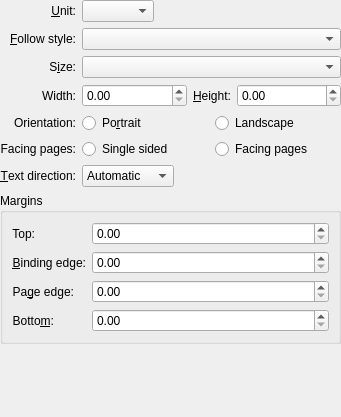
<?xml version="1.0" encoding="UTF-8"?>
<ui version="4.0">
 <class>KoPageLayoutWidget</class>
 <widget class="QWidget" name="KoPageLayoutWidget">
  <property name="geometry">
   <rect>
    <x>0</x>
    <y>0</y>
    <width>341</width>
    <height>417</height>
   </rect>
  </property>
  <layout class="QVBoxLayout">
   <property name="leftMargin">
    <number>0</number>
   </property>
   <property name="topMargin">
    <number>0</number>
   </property>
   <property name="rightMargin">
    <number>0</number>
   </property>
   <property name="bottomMargin">
    <number>0</number>
   </property>
   <item>
    <layout class="QGridLayout" name="gridLayout" columnstretch="0,1,1">
     <property name="leftMargin">
      <number>0</number>
     </property>
     <property name="topMargin">
      <number>0</number>
     </property>
     <property name="rightMargin">
      <number>0</number>
     </property>
     <property name="bottomMargin">
      <number>0</number>
     </property>
     <item row="0" column="0">
      <widget class="QLabel" name="unitsLabel">
       <property name="text">
        <string>&amp;Unit:</string>
       </property>
       <property name="alignment">
        <set>Qt::AlignRight|Qt::AlignTrailing|Qt::AlignVCenter</set>
       </property>
       <property name="buddy">
        <cstring>units</cstring>
       </property>
      </widget>
     </item>
     <item row="0" column="1" colspan="2">
      <widget class="QComboBox" name="units">
       <property name="sizePolicy">
        <sizepolicy hsizetype="Fixed" vsizetype="Fixed">
         <horstretch>0</horstretch>
         <verstretch>0</verstretch>
        </sizepolicy>
       </property>
      </widget>
     </item>
     <item row="1" column="0">
      <widget class="QLabel" name="stylesLabel">
       <property name="text">
        <string>&amp;Follow style:</string>
       </property>
       <property name="alignment">
        <set>Qt::AlignRight|Qt::AlignTrailing|Qt::AlignVCenter</set>
       </property>
       <property name="buddy">
        <cstring>pageStyle</cstring>
       </property>
      </widget>
     </item>
     <item row="1" column="1" colspan="2">
      <widget class="QComboBox" name="pageStyle"/>
     </item>
     <item row="2" column="0">
      <widget class="QLabel" name="label_2">
       <property name="text">
        <string>S&amp;ize:</string>
       </property>
       <property name="alignment">
        <set>Qt::AlignRight|Qt::AlignTrailing|Qt::AlignVCenter</set>
       </property>
       <property name="buddy">
        <cstring>sizes</cstring>
       </property>
      </widget>
     </item>
     <item row="2" column="1" colspan="2">
      <widget class="QComboBox" name="sizes"/>
     </item>
     <item row="3" column="0">
      <widget class="QLabel" name="label_3">
       <property name="text">
        <string>Width:</string>
       </property>
       <property name="alignment">
        <set>Qt::AlignRight|Qt::AlignTrailing|Qt::AlignVCenter</set>
       </property>
       <property name="buddy">
        <cstring>width</cstring>
       </property>
      </widget>
     </item>
     <item row="3" column="1" colspan="2">
      <layout class="QHBoxLayout">
       <property name="leftMargin">
        <number>0</number>
       </property>
       <property name="topMargin">
        <number>0</number>
       </property>
       <property name="rightMargin">
        <number>0</number>
       </property>
       <property name="bottomMargin">
        <number>0</number>
       </property>
       <item>
        <widget class="KisDoubleParseUnitSpinBox" name="width"/>
       </item>
       <item>
        <widget class="QLabel" name="label">
         <property name="sizePolicy">
          <sizepolicy hsizetype="Fixed" vsizetype="Preferred">
           <horstretch>0</horstretch>
           <verstretch>0</verstretch>
          </sizepolicy>
         </property>
         <property name="text">
          <string>&amp;Height:</string>
         </property>
         <property name="buddy">
          <cstring>height</cstring>
         </property>
        </widget>
       </item>
       <item>
        <widget class="KisDoubleParseUnitSpinBox" name="height"/>
       </item>
      </layout>
     </item>
     <item row="4" column="0">
      <widget class="QLabel" name="label">
       <property name="text">
        <string>Orientation:</string>
       </property>
       <property name="alignment">
        <set>Qt::AlignRight|Qt::AlignTrailing|Qt::AlignVCenter</set>
       </property>
      </widget>
     </item>
     <item row="4" column="1">
      <widget class="QRadioButton" name="portrait">
       <property name="text">
        <string>Po&amp;rtrait</string>
       </property>
      </widget>
     </item>
     <item row="4" column="2">
      <widget class="QRadioButton" name="landscape">
       <property name="text">
        <string>Landscape</string>
       </property>
      </widget>
     </item>
     <item row="5" column="0">
      <widget class="QLabel" name="facingPageLabel">
       <property name="text">
        <string>Facing pages:</string>
       </property>
       <property name="alignment">
        <set>Qt::AlignRight|Qt::AlignTrailing|Qt::AlignVCenter</set>
       </property>
      </widget>
     </item>
     <item row="5" column="1">
      <widget class="QRadioButton" name="singleSided">
       <property name="text">
        <string>Single sided</string>
       </property>
      </widget>
     </item>
     <item row="5" column="2">
      <widget class="QRadioButton" name="facingPages">
       <property name="text">
        <string>Facing pages</string>
       </property>
      </widget>
     </item>
     <item row="6" column="0">
      <widget class="QLabel" name="directionLabel">
       <property name="text">
        <string>&amp;Text direction:</string>
       </property>
       <property name="alignment">
        <set>Qt::AlignRight|Qt::AlignTrailing|Qt::AlignVCenter</set>
       </property>
       <property name="buddy">
        <cstring>textDirection</cstring>
       </property>
      </widget>
     </item>
     <item row="6" column="1" colspan="2">
      <widget class="QComboBox" name="textDirection">
       <property name="sizePolicy">
        <sizepolicy hsizetype="Fixed" vsizetype="Fixed">
         <horstretch>0</horstretch>
         <verstretch>0</verstretch>
        </sizepolicy>
       </property>
       <item>
        <property name="text">
         <string>Automatic</string>
        </property>
       </item>
       <item>
        <property name="text">
         <string>Left to right</string>
        </property>
       </item>
       <item>
        <property name="text">
         <string>Right to left</string>
        </property>
       </item>
      </widget>
     </item>
    </layout>
   </item>
   <item>
    <widget class="QGroupBox" name="margins">
     <property name="title">
      <string>Margins</string>
     </property>
     <layout class="QFormLayout">
      <item row="0" column="0">
       <widget class="QLabel" name="label">
        <property name="text">
         <string>Top:</string>
        </property>
        <property name="alignment">
         <set>Qt::AlignRight|Qt::AlignTrailing|Qt::AlignVCenter</set>
        </property>
        <property name="buddy">
         <cstring>topMargin</cstring>
        </property>
       </widget>
      </item>
      <item row="0" column="1">
       <widget class="KisDoubleParseUnitSpinBox" name="topMargin">
        <property name="maximum">
         <double>999.990000000000009</double>
        </property>
       </widget>
      </item>
      <item row="1" column="0">
       <widget class="QLabel" name="leftLabel">
        <property name="text">
         <string>&amp;Binding edge:</string>
        </property>
        <property name="alignment">
         <set>Qt::AlignRight|Qt::AlignTrailing|Qt::AlignVCenter</set>
        </property>
        <property name="buddy">
         <cstring>bindingEdgeMargin</cstring>
        </property>
       </widget>
      </item>
      <item row="1" column="1">
       <widget class="KisDoubleParseUnitSpinBox" name="bindingEdgeMargin">
        <property name="maximum">
         <double>999.990000000000009</double>
        </property>
       </widget>
      </item>
      <item row="2" column="0">
       <widget class="QLabel" name="rightLabel">
        <property name="text">
         <string>Pa&amp;ge edge:</string>
        </property>
        <property name="alignment">
         <set>Qt::AlignRight|Qt::AlignTrailing|Qt::AlignVCenter</set>
        </property>
        <property name="buddy">
         <cstring>pageEdgeMargin</cstring>
        </property>
       </widget>
      </item>
      <item row="2" column="1">
       <widget class="KisDoubleParseUnitSpinBox" name="pageEdgeMargin">
        <property name="maximum">
         <double>999.990000000000009</double>
        </property>
       </widget>
      </item>
      <item row="3" column="0">
       <widget class="QLabel" name="label_12">
        <property name="text">
         <string>Botto&amp;m:</string>
        </property>
        <property name="alignment">
         <set>Qt::AlignRight|Qt::AlignTrailing|Qt::AlignVCenter</set>
        </property>
        <property name="buddy">
         <cstring>bottomMargin</cstring>
        </property>
       </widget>
      </item>
      <item row="3" column="1">
       <widget class="KisDoubleParseUnitSpinBox" name="bottomMargin">
        <property name="maximum">
         <double>999.990000000000009</double>
        </property>
       </widget>
      </item>
     </layout>
    </widget>
   </item>
   <item>
    <spacer>
     <property name="orientation">
      <enum>Qt::Vertical</enum>
     </property>
     <property name="sizeType">
      <enum>QSizePolicy::MinimumExpanding</enum>
     </property>
     <property name="sizeHint" stdset="0">
      <size>
       <width>0</width>
       <height>0</height>
      </size>
     </property>
    </spacer>
   </item>
  </layout>
 </widget>
 <customwidgets>
  <customwidget>
   <class>KisDoubleParseUnitSpinBox</class>
   <extends>QDoubleSpinBox</extends>
   <header>kis_doubleparseunitspinbox.h</header>
  </customwidget>
 </customwidgets>
 <tabstops>
  <tabstop>units</tabstop>
  <tabstop>sizes</tabstop>
  <tabstop>width</tabstop>
  <tabstop>height</tabstop>
  <tabstop>portrait</tabstop>
  <tabstop>landscape</tabstop>
  <tabstop>singleSided</tabstop>
  <tabstop>facingPages</tabstop>
  <tabstop>textDirection</tabstop>
  <tabstop>topMargin</tabstop>
  <tabstop>bindingEdgeMargin</tabstop>
  <tabstop>pageEdgeMargin</tabstop>
  <tabstop>bottomMargin</tabstop>
 </tabstops>
 <resources/>
 <connections/>
</ui>
